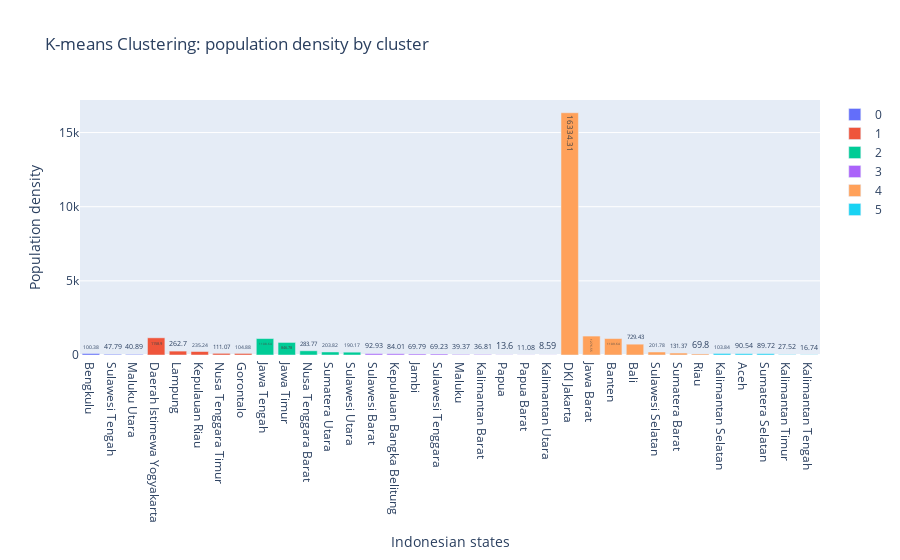

Notebook code for this chart:
### Markdown cell above
Visualisasi Jumlah kemungkinan Density dari tiap provinsi dari masing-masing cluster.

### Code cell
# visualization using bar chart
# visualization density rate by clusters
c = t.sort_values(['K-means', ColumnData.density], ascending=False)
data = [go.Bar(x=c[(c['K-means'] == i)].index, y=c[(c['K-means'] == i)][ColumnData.density],
                text=c[(c['K-means'] == i)][ColumnData.density], name=i) for i in range(0, 6)]

vis_bar3 = go.Figure(data=data)
vis_bar3.update_layout(title='K-means Clustering: population density by cluster',
                          xaxis_title='Indonesian states', yaxis_title='Population density')
vis_bar3.show()

### Figure 1 — Plotly figure (JSON) as saved in the notebook; plotly's stock layout.template omitted (floating-point values rounded to 4 significant figures)
{"data": [{"name": "0", "text": [100.4, 47.79, 40.89], "type": "bar", "x": ["Bengkulu", "Sulawesi Tengah", "Maluku Utara"], "y": [100.4, 47.79, 40.89]}, {"name": "1", "text": [1159.0, 262.7, 235.2, 111.1, 104.9], "type": "bar", "x": ["Daerah Istimewa Yogyakarta", "Lampung", "Kepulauan Riau", "Nusa Tenggara Timur", "Gorontalo"], "y": [1159.0, 262.7, 235.2, 111.1, 104.9]}, {"name": "2", "text": [1109.0, 846.8, 283.8, 203.8, 190.2], "type": "bar", "x": ["Jawa Tengah", "Jawa Timur", "Nusa Tenggara Barat", "Sumatera Utara", "Sulawesi Utara"], "y": [1109.0, 846.8, 283.8, 203.8, 190.2]}, {"name": "3", "text": [92.93, 84.01, 69.79, 69.23, 39.37, 36.81, 13.6, 11.08, 8.59], "type": "bar", "x": ["Sulawesi Barat", "Kepulauan Bangka Belitung", "Jambi", "Sulawesi Tenggara", "Maluku", "Kalimantan Barat", "Papua", "Papua Barat", "Kalimantan Utara"], "y": [92.93, 84.01, 69.79, 69.23, 39.37, 36.81, 13.6, 11.08, 8.59]}, {"name": "4", "text": [16330.0, 1277.0, 1110.0, 729.4, 201.8, 131.4, 69.8], "type": "bar", "x": ["DKI Jakarta", "Jawa Barat", "Banten", "Bali", "Sulawesi Selatan", "Sumatera Barat", "Riau"], "y": [16330.0, 1277.0, 1110.0, 729.4, 201.8, 131.4, 69.8]}, {"name": "5", "text": [103.8, 90.54, 89.72, 27.52, 16.74], "type": "bar", "x": ["Kalimantan Selatan", "Aceh", "Sumatera Selatan", "Kalimantan Timur", "Kalimantan Tengah"], "y": [103.8, 90.54, 89.72, 27.52, 16.74]}], "layout": {"title": {"text": "K-means Clustering: population density by cluster"}, "xaxis": {"title": {"text": "Indonesian states"}}, "yaxis": {"title": {"text": "Population density"}}}}
